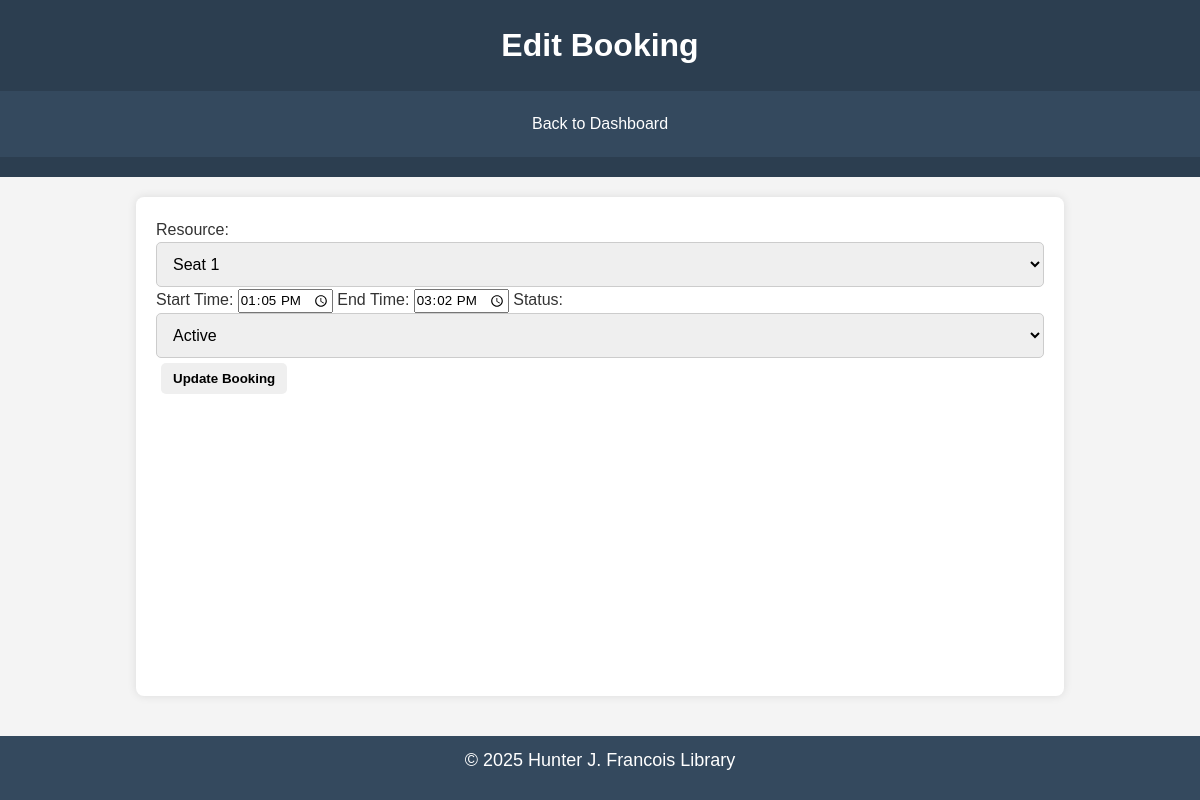
Page /public/inc/update_bookings.php?booking_id=6 (signed in) on the committed database.
### tables this page shows
CREATE TABLE `bookings` (
  `booking_id` int NOT NULL,
  `user_id` varchar(50) NOT NULL,
  `resource_id` int NOT NULL,
  `booking_time` timestamp NULL DEFAULT CURRENT_TIMESTAMP,
  `STATUS` enum('active','completed','cancelled') DEFAULT 'active',
  `booking_date` date NOT NULL,
  `start_time` time NOT NULL,
  `end_time` time NOT NULL
);

CREATE TABLE `resources` (
  `resource_id` int NOT NULL,
  `resource_name` varchar(50) NOT NULL,
  `resource_type` enum('seat','computer') NOT NULL,
  `is_available` tinyint(1) DEFAULT '1'
);

### public/inc/update_bookings.php (the view, shortened to what this page needs)
<?php
require 'config.php';
$booking_id = $_GET['booking_id'];
$stmt = $pdo->prepare("SELECT * FROM bookings WHERE booking_id = ?");
$stmt->execute([$booking_id]);
$booking = $stmt->fetch(PDO::FETCH_ASSOC);
$resourceStmt = $pdo->query("SELECT resource_id, resource_name FROM resources");
$resources = $resourceStmt->fetchAll(PDO::FETCH_ASSOC);
?>
<!DOCTYPE html>
<html lang="en">
<head>
    <link rel="stylesheet" href="../styles.css">
</head>
<body>
    <header>
        <h1>Edit Booking</h1>
        <nav>
            <a href="../admin_dashboard.php">Back to Dashboard</a>
        </nav>
    </header>
    <main>
        <form method="POST">
            <label for="resource_id">Resource:</label>
            <select name="resource_id" required>
                <?php foreach ($resources as $resource): ?>
                    <option value="<?= $resource['resource_id'] ?>" <?= $resource['resource_id'] == $booking['resource_id'] ? 'selected' : '' ?>>
                        <?= htmlspecialchars($resource['resource_name']) ?>
                    </option>
                <?php endforeach; ?>
            </select>
            <label for="start_time">Start Time:</label>
            <input type="time" name="start_time" value="<?= htmlspecialchars($booking['start_time']) ?>" required>
            <label for="end_time">End Time:</label>
            <input type="time" name="end_time" value="<?= htmlspecialchars($booking['end_time']) ?>" required>
            <label for="status">Status:</label>
            <select name="status" required>
                <option value="active" <?= isset($booking['status']) && $booking['status'] == 'active' ? 'selected' : '' ?>>Active</option>
            </select>
            <button type="submit">Update Booking</button>
        </form>
    </main>
    <footer>
        <p>&copy; 2025 Hunter J. Francois Library</p>
    </footer>
</body>
</html>

### public/styles.css (style rules this page uses)
* { margin: 0; padding: 0; box-sizing: border-box; font-family: 'Poppins', sans-serif; }
html, body { background-color: #f4f4f4; color: #333; line-height: 1.6; height: 100%; display: flex; flex-direction: column; }
header { background: #2c3e50; color: #fff; padding: 20px 0; text-align: center; }
nav { display: flex; justify-content: center; background: #34495e; padding: 10px 0; }
nav a { color: #fff; text-decoration: none; padding: 10px 20px; transition: background 0.3s ease; }
main { flex:1; max-width: 1100px; margin: 20px auto; padding: 20px; background: #fff; box-shadow: 0px 0px 10px rgba(0, 0, 0, 0.1); border-radius: 8px; }
h1, h2 { text-align: center; margin-bottom: 20px; }
p { font-size: 18px; margin-bottom: 15px; }
.auth-section input, select { width: 100%; padding: 12px; border: 1px solid #ccc; border-radius: 5px; font-size: 16px; }
footer { text-align: center; padding: 10px; background: #34495e; color: #fff; margin-top: 20px; }
button { padding: 8px 12px; margin: 5px; border: none; cursor: pointer; border-radius: 5px; font-weight: bold; }

### rows in the picture
bookings: resource_id "Seat 1", start_time "13:05:00", end_time "15:02:00"
